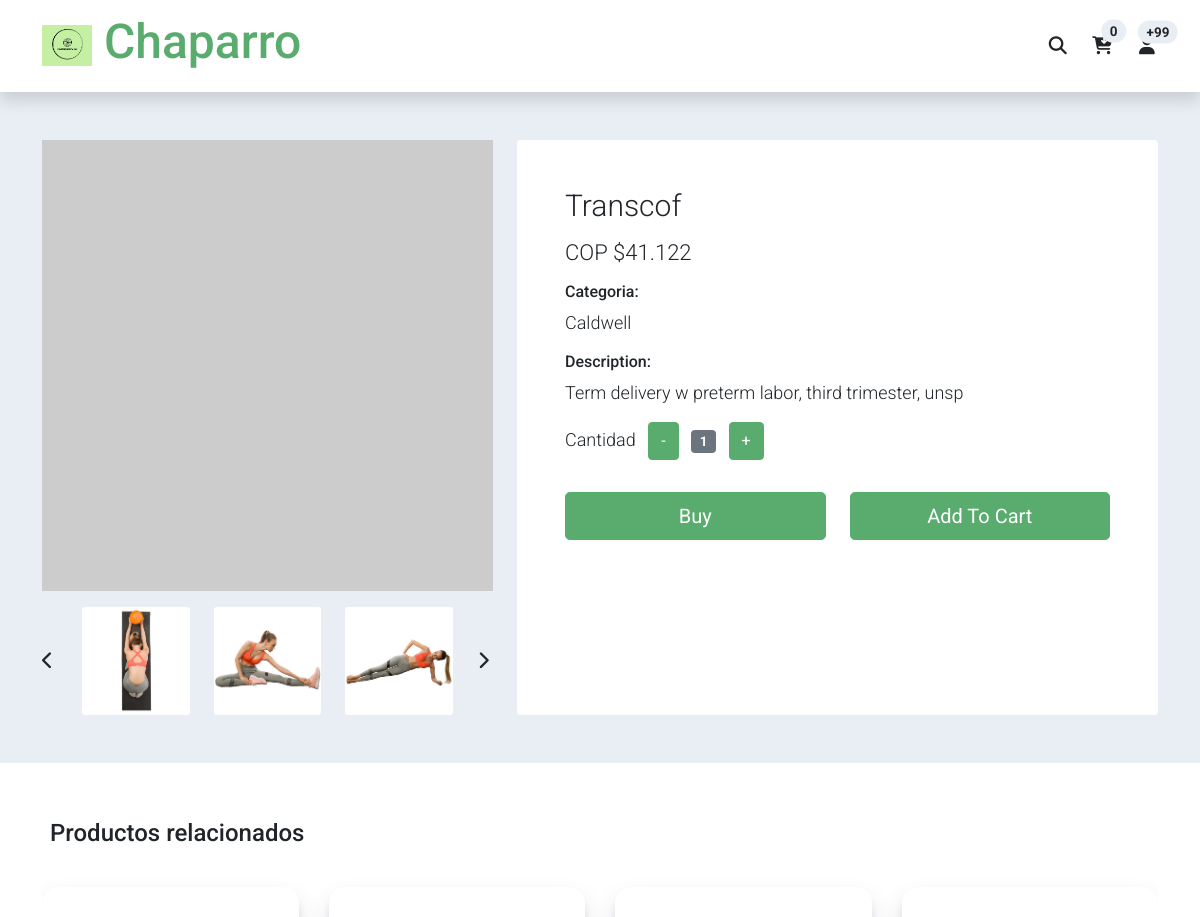
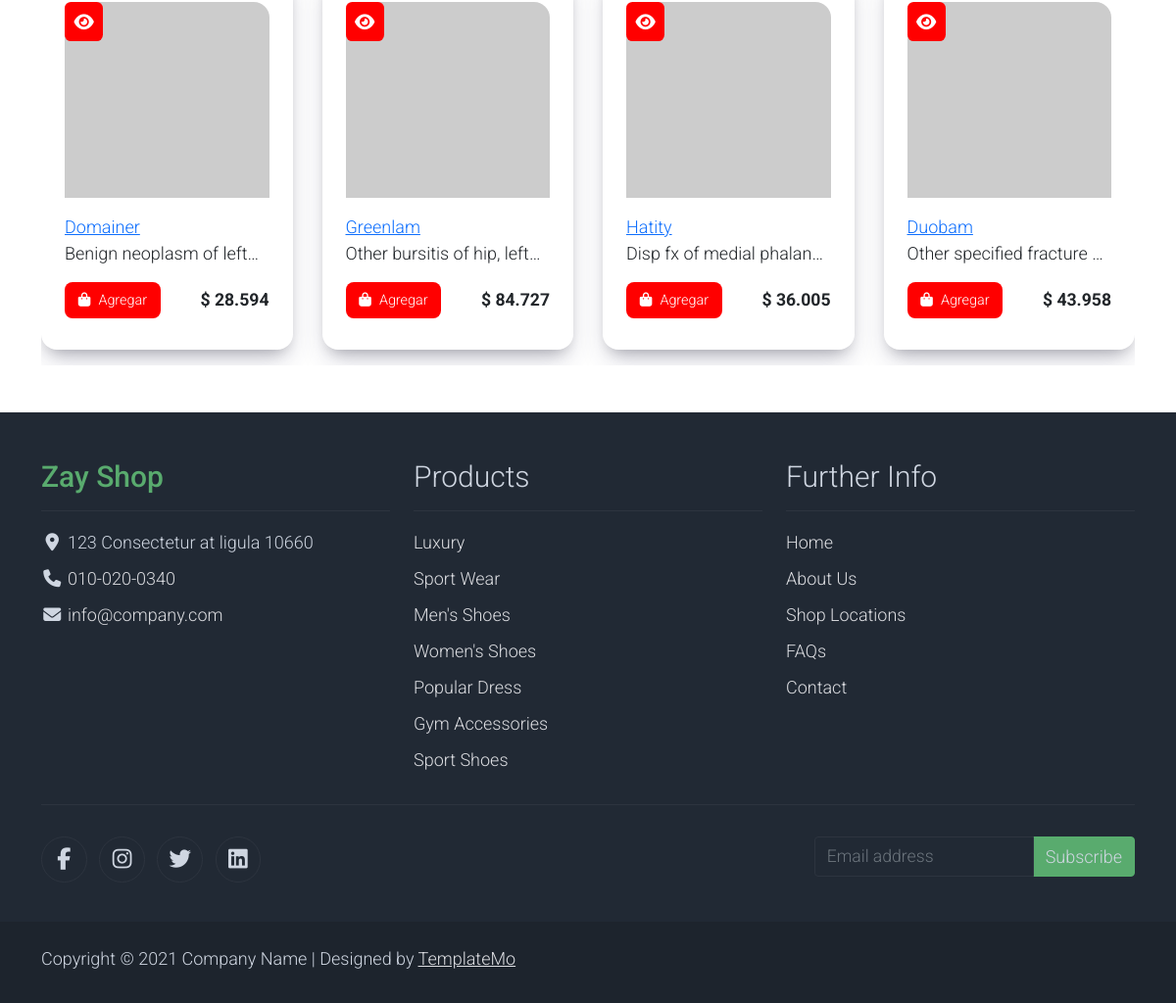
The page /principal/detail/1 on the database its author committed (2 pictures, top to bottom).
### tables this page shows
CREATE TABLE `productos` (
  `id_producto` int(11) NOT NULL,
  `nombre_producto` varchar(100) NOT NULL,
  `descripcion_producto` text DEFAULT NULL,
  `precio_producto` decimal(10,2) NOT NULL,
  `cantidad_producto` int(11) NOT NULL,
  `imagen_producto` varchar(255) DEFAULT NULL,
  `categoria_id` int(11) DEFAULT NULL
);

CREATE TABLE `categorias` (
  `id_categoria` int(11) NOT NULL,
  `nombre_categoria` varchar(100) NOT NULL,
  `imagen_categoria` varchar(255) DEFAULT NULL
);

### Config/App/Views.php (called while the page is built)
<?php
class Views{
    public function getView($ruta, $vista, $data="")
    {
        if ($ruta == "home") {
            $vista = "Views/".$vista.".php";
        }else{
            $vista = "Views/".$ruta."/".$vista.".php";
        }
        require $vista;
    }
}
?>

### Controllers/Principal.php (called while the page is built, shortened)
<?php
class Principal extends Controller
{
    public function detail($id_producto)
    {
        $data['producto'] = $this->model->getProducto($id_producto);
        $id_categoria = $data['producto']['categoria_id'];
        $data['relacionados'] = $this->model->getAleatorios($id_categoria);
        $data['title'] = $data['producto']['nombre_producto'];
        $this->views->getView('principal', "detail", $data);
    }
}

### Config/App/Query.php (called while the page is built, shortened)
<?php
class Query extends Conexion
{
    private $pdo, $con, $sql, $datos;
    public function __construct()
    {
        $this->pdo = new Conexion();
        $this->con = $this->pdo->conect();
    }
    public function select(string $sql, array $datos = [])
    {
        try {
            $this->sql = $sql;
            $this->datos = $datos;
            $stmt = $this->con->prepare($this->sql);
            $stmt->execute($this->datos);
            return $stmt->fetch(PDO::FETCH_ASSOC);
        } catch (PDOException $e) {
            error_log("Error en select: " . $e->getMessage());
            return false;
        }
    }
    public function selectAll(string $sql, array $datos = [])
    {
        try {
            $this->sql = $sql;
            $this->datos = $datos;
            $stmt = $this->con->prepare($this->sql);
            $stmt->execute($this->datos);
            return $stmt->fetchAll(PDO::FETCH_ASSOC);
        } catch (PDOException $e) {
            error_log("Error en selectAll: " . $e->getMessage());
            return false;
        }
    }
}

### Config/App/Conexion.php (called while the page is built)
<?php
class Conexion{
    private $conect;
    public function __construct()
    {
        $pdo = "mysql:host=".HOST.";dbname=".DB.";".CHARSET;
        try {
            $this->conect = new PDO($pdo, USER, PASS);
            $this->conect->setAttribute(PDO::ATTR_ERRMODE, PDO::ERRMODE_EXCEPTION);
        } catch (PDOException $e) {
            echo "Error en la conexion".$e->getMessage();
        }
    }
    public function conect()
    {
        return $this->conect;
    }
}
?>

### Models/PrincipalModel.php (called while the page is built, shortened)
<?php
class PrincipalModel extends Query
{
    public function getProducto($id_producto)
    {
        $sql = "SELECT p.*, c.nombre_categoria
            FROM productos p
            INNER JOIN categorias c ON p.categoria_id = c.id_categoria
            WHERE p.id_producto = '$id_producto'";
        $producto = $this->select($sql);
        if ($producto) {
            $producto['precio_producto'] = number_format($producto['precio_producto'], 0, ',', '.');
        }
        return $producto;
    }
    public function getAleatorios($id_categoria)
    {
        $sql = "SELECT * FROM productos
            WHERE categoria_id = '$id_categoria'
            ORDER BY RAND()
            LIMIT 8";
        $productos = $this->selectAll($sql);
        return $productos;
    }
}

### Views/Principal/detail.php (the view, shortened to what this page needs)
<?php include_once "Views/Template-Principal/Header.php"; ?>
<section class="bg-light">
    <div class="container pb-5">
        <div class="row">
            <div class="col-lg-5 mt-5">
                <div class="row carta mb-3">
                    <img class="card-img img-fluid" src="<?php echo $data['producto']['imagen_producto']; ?>" alt="Card image cap" id="imagenProducto">
                </div>
                <div class="row">
                    <div class="col-1 align-self-center">
                        <a href="#multi-item-example" role="button" data-bs-slide="prev">
                            <i class="text-dark fas fa-chevron-left"></i>
                        </a>
                    </div>
                    <div id="multi-item-example" class="col-10 carousel slide carousel-multi-item" data-bs-ride="carousel">
                        <div class="carousel-inner product-links-wap" role="listbox">
                            <div class="carousel-item active">
                                <div class="row">
                                    <div class="col-4">
                                        <a href="#">
                                            <img class="card-img img-fluid" src="<?php echo BASE_URL; ?>assets/img/product_single_01.jpg" alt="Product Image 1">
                                        </a>
                                    </div>
                                    <div class="col-4">
                                        <a href="#">
                                            <img class="card-img img-fluid" src="<?php echo BASE_URL; ?>assets/img/product_single_02.jpg" alt="Product Image 2">
                                        </a>
                                    </div>
                                    <div class="col-4">
                                        <a href="#">
                                            <img class="card-img img-fluid" src="<?php echo BASE_URL; ?>assets/img/product_single_03.jpg" alt="Product Image 3">
                                        </a>
                                    </div>
                                </div>
                            </div>
                        </div>
                    </div>
                    <div class="col-1 align-self-center">
                        <a href="#multi-item-example" role="button" data-bs-slide="next">
                            <i class="text-dark fas fa-chevron-right"></i>
                        </a>
                    </div>
                </div>
            </div>
            <div class="col-lg-7 mt-5 ">
                <div class="card p-5">
                    <div class="card-body">
                        <h1 class="h2" id="nombreProducto"><?php echo $data['producto']['nombre_producto']; ?></h1>
                        <p class="h3 py-2" id="precioProducto"><?php echo '' . MONEDA . ' $' . $data['producto']['precio_producto']; ?></p>
                        <h6>Categoria:</h6>
                        <a href="<?php echo BASE_URL . 'principal/categoria/' . $data['producto']['categoria_id']; ?>"
                            class="text-decoration-none text-dark">
                            <?php echo $data['producto']['nombre_categoria']; ?>
                        </a>
                        <h6 class="mt-3">Description:</h6>
                        <p><?php echo $data['producto']['descripcion_producto']; ?></p>
                        <form action="" method="GET">
                            <div class="row">
                                <div class="col-auto">
                                    <ul class="list-inline pb-3">
                                        <li class="list-inline-item text-right">
                                            Cantidad
                                        </li>
                                        <li class="list-inline-item"><span class="btn btn-success" id="btn-minus">-</span></li>
                                        <li class="list-inline-item"><span class="badge bg-secondary" id="var-value">1</span></li>
                                        <li class="list-inline-item"><span class="btn btn-success" id="btn-plus">+</span></li>
                                    </ul>
                                </div>
                            </div>
                            <div class="row pb-3">
                                <div class="col d-grid">
                                    <button type="submit" class="btn btn-success btn-lg" name="submit" value="buy">Buy</button>
                                </div>
                                <div class="col d-grid">
                                    <button type="button" class="btn btn-success btn-lg" id="btnAgregarCarrito" prod="<?php echo $data['producto']['id_producto']; ?>">Add To Cart</button>
                                </div>
                            </div>
                        </form>
                    </div>
                </div>
            </div>
        </div>
    </div>
</section>
<section class="py-5">
    <div class="container">
        <div class="row text-left p-2 pb-3">
            <h4>Productos relacionados</h4>
        </div>
        <div class="swiper mySwiper" id="swiper-productos">
            <div class="swiper-wrapper">
                <?php foreach ($data['relacionados'] as $relacionado) {
                    if ($data['producto']['id_producto'] != $relacionado['id_producto']) {
                ?>
                        <div class="swiper-slide">
                            <div class="card">
                                <a href="<?php echo BASE_URL . 'principal/detail/' . $relacionado['id_producto']; ?>" class="card-title">
                                    <img class="card-img-left" src="<?php echo $relacionado['imagen_producto'] ?>" alt="Imagen del Producto" /></a>
                                <div class="card-body mt-2">
                                    <a href="<?php echo BASE_URL . 'principal/detail/' . $relacionado['id_producto']; ?>" class="card-title"><?php echo $relacionado['nombre_producto']; ?></a>
                                    <p class="card-text"><?php echo $relacionado['descripcion_producto']; ?></p>
                                    <div class="d-flex justify-content-between align-items-center mt-2 btnAddCarrito">
                                        <a href="#" class="btn btn-add-to-cart d-flex align-items-center gap-2">
                                            <i class="fa-solid fa-bag-shopping"></i> Agregar
                                        </a>
                                        <span class="price">$ <?php echo $relacionado['precio_producto']; ?></span>
                                    </div>
                                </div>
                                <a href="<?php echo BASE_URL . 'principal/detail/' . $relacionado['id_producto']; ?>" class="ojo">
                                    <i class="fa-solid fa-eye"></i>
                                </a>
                            </div>
                        </div>
                <?php
                    }
                } ?>
            </div>
        </div>
    </div>
</section>
<?php include_once "Views/Template-Principal/Footer.php"; ?>
</body>
</html>

### assets/css/templatemo.css (style rules this page uses)
body, ul, li, p, a, label, input, div { font-family: 'Roboto', sans-serif; font-size: 18px !important; font-weight: 300 !important; }
.h2 { font-family: 'Roboto', sans-serif; font-size: 30px !important; font-weight: 300; }
.h3 { font-family: 'Roboto', sans-serif; font-size: 22px !important; }
.bg-light { background-color: #e9eef5 !important; }
.btn-success { background-color: #59ab6e !important; border-color: #56ae6c !important; }

### assets/css/style.css (style rules this page uses)
#swiper-productos { width: 100%; padding: 1rem 0; }
#swiper-productos .swiper-slide { width: 100%; height: 100% !important; padding: 2rem 1.5rem; box-shadow: rgba(50, 50, 93, 0.25) 0px 13px 27px -5px, rgba(0, 0, 0, 0.3) 0px 8px 16px -8px; border-radius: 1rem; overflow: hidden; }
.card { position: relative; border: none; height: 100%; }
.card-body { padding: 0 !important; }
.card-title { font-size: 1.1rem; font-weight: bold; margin-bottom: 0.5rem; }
.card-text { display: -webkit-box; -webkit-box-orient: vertical; overflow: hidden; text-overflow: ellipsis; -webkit-line-clamp: 1; line-height: 1.5; max-height: 4.5em; }
.price { font-weight: bold; font-size: 1.1rem; }
.btn-add-to-cart { background: red; color: #fff; padding: 0.4rem .8rem; font-size: 0.9rem !important; border-radius: 0.5rem; text-decoration: none; }
.ojo { position: absolute; top: 0; left: 0; background: red; color: white; padding: 0.2rem; border-radius: .4rem; text-decoration: none; padding: .4rem .6rem; }
.card-img-left { width: 100%; height: 200px; object-fit: cover; border-top-left-radius: 1rem; border-top-right-radius: 1rem; }

### rows shown on the page
productos: nombre_producto "Transcof", categoria.nombre_categoria "Caldwell", descripcion_producto "Term delivery w preterm labor, third trimester, unsp"
productos: nombre_producto "Domainer", descripcion_producto "Benign neoplasm of…", precio_producto "28.594"
productos: nombre_producto "Greenlam", descripcion_producto "Other bursitis of hip,…", precio_producto "84.727"
productos: nombre_producto "Hatity", descripcion_producto "Disp fx of medial…", precio_producto "36.005"
productos: nombre_producto "Duobam", descripcion_producto "Other specified fracture…", precio_producto "43.958"

### other values the page prints
MONEDA "COP"
$data['producto']['precio_producto'] "41.122"
